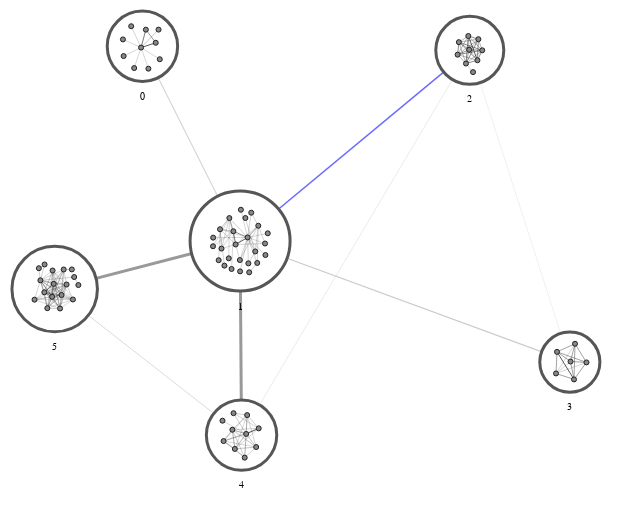

The notebook cell this image was saved under:
### Markdown cell above
First, plot using a force-based layout. This mostly results in nice group-level layouts, especially when the number of nodes isn't particularly large.

### Code cell
combo_chart(
    layout_fn=lambda g: layout.force_atlas(
        g,
        weight_attr="weight",
        strongGravityMode=True,
        outboundAttractionDistribution=False,
        gravity=5,
        seed=seed,
    ),
    additional_combo_edge_args=dict(
        color=alt.condition(
            (alt.datum.source == "1") & (alt.datum.target == "2"),
            alt.value("blue"),
            alt.value("#999"),
        )
    )
)
